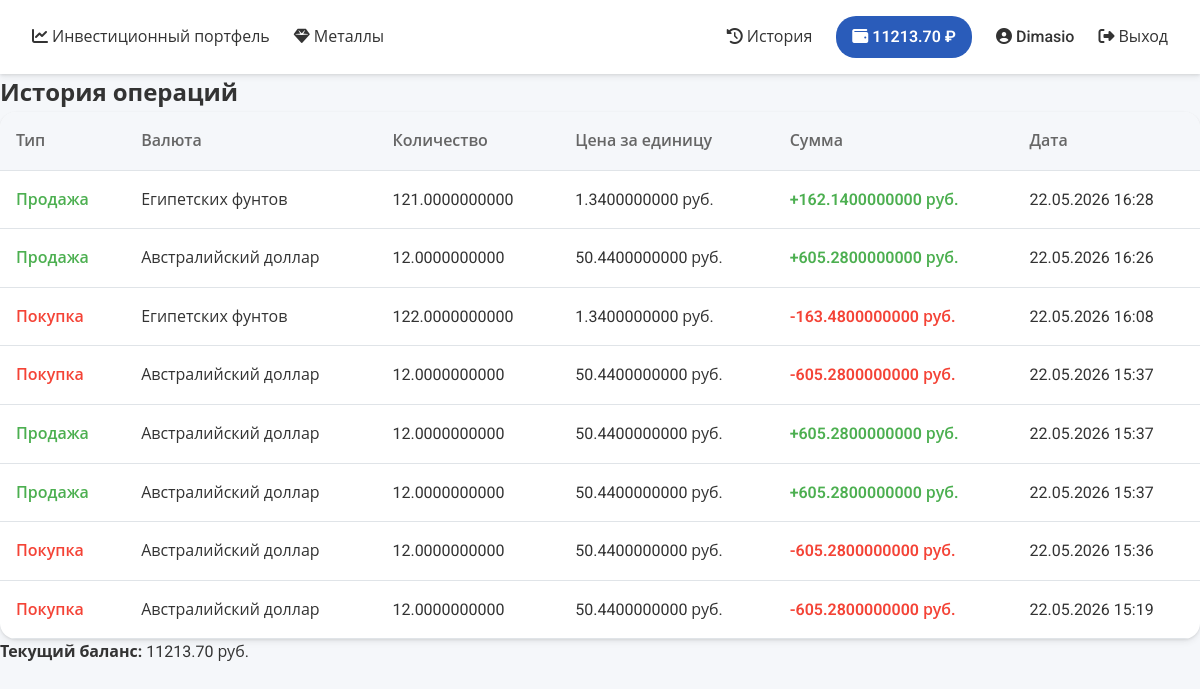
The page /history (signed in) on the database as committed earlier.
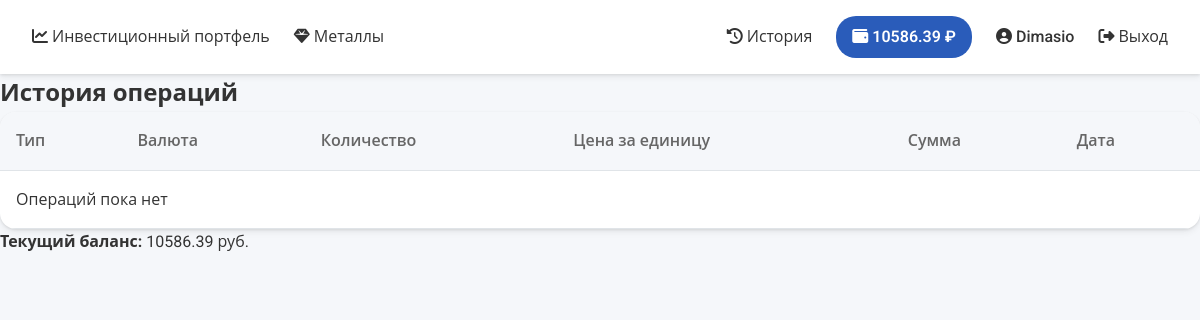
The same page on the database as committed later.
### MainApp/models.py (models this page shows)
class Profile(models.Model):
    user = models.OneToOneField(User, on_delete=models.CASCADE)
    balance = models.DecimalField(max_digits=10, decimal_places=2, default=0.00)

class Transaction(models.Model):
    TRANSACTION_TYPES = [
        ('buy', 'Покупка'),
        ('sell', 'Продажа'),
    ]
    user = models.ForeignKey(settings.AUTH_USER_MODEL, models.CASCADE)
    moneyid = models.CharField(max_length=100)
    money = models.CharField(max_length=200)
    count = models.DecimalField(max_digits=20, decimal_places=10, validators=[validators.MinValueValidator(0.01)], default=1)
    price = models.DecimalField(max_digits=30, decimal_places=10)
    endprice = models.DecimalField(max_digits=30, decimal_places=10)
    transaction_type = models.CharField(max_length=4, choices=TRANSACTION_TYPES)
    created_at = models.DateTimeField(auto_now_add=True)

### MainApp/modules/profile.py (the view)
# urls.py: path('history', profile.History, name='history'),
@login_required(login_url="login/")
def History(request):
    transactions = Transaction.objects.filter(user=request.user).order_by('-created_at')
    profile, _ = Profile.objects.get_or_create(user=request.user)
    return render(request, 'htmls/history.html', {
        'hist': transactions,
        'balance': profile.balance
    })

### MainApp/templates/htmls/history.html
{% extends 'htmls/main.html' %}
{% block content %}
<h2>История операций</h2>
<table class="table">
    <thead>
        <tr>
            <th>Тип</th>
            <th>Валюта</th>
            <th>Количество</th>
            <th>Цена за единицу</th>
            <th>Сумма</th>
            <th>Дата</th>
        </tr>
    </thead>
    <tbody>
        {% for item in hist %}
        <tr>
            <td>
                {% if item.transaction_type == 'buy' %}
                    <span class="text-danger">Покупка</span>
                {% else %}
                    <span class="text-success">Продажа</span>
                {% endif %}
            </td>
            <td>{{ item.money }}</td>
            <td>{{ item.count }}</td>
            <td>{{ item.price }} руб.</td>
            <td>
                {% if item.transaction_type == 'buy' %}
                    <span class="text-danger">-{{ item.endprice }} руб.</span>
                {% else %}
                    <span class="text-success">+{{ item.endprice }} руб.</span>
                {% endif %}
            </td>
            <td>{{ item.created_at|date:"d.m.Y H:i" }}</td>
        </tr>
        {% empty %}
        <tr><td colspan="6">Операций пока нет</td></tr>
        {% endfor %}
    </tbody>
</table>
<p><strong>Текущий баланс:</strong> {{ balance }} руб.</p>
{% endblock %}

### MainApp/templates/htmls/main.html (shortened to what this page needs)
<!DOCTYPE html>
<html lang="ru">
<head>
    {% load static %}
    <link rel="stylesheet" href="{% static 'css/main.css' %}">
    <link rel="stylesheet" href="https://cdnjs.cloudflare.com/ajax/libs/font-awesome/6.4.0/css/all.min.css">
</head>
<header>
    <div>
        <a href="{% url 'home' %}"><i class="fas fa-chart-line"></i> Инвестиционный портфель</a>
        <a href="{% url 'metals' %}"><i class="fas fa-gem"></i> Металлы</a>
    </div>
    <div>
        <a href="{% url 'history' %}"><i class="fas fa-history"></i> История</a>
        {% if user.is_authenticated %}
        <a href="{% url 'balance' %}"><i class="fas fa-wallet"></i> {{ balance|floatformat:2 }} ₽</a>
        <a href="{% url 'profile' %}"><i class="fas fa-user-circle"></i> {{ user.username }}</a>
        <a href="{% url 'logout' %}"><i class="fas fa-sign-out-alt"></i> Выход</a>
        {% else %}
        <a href="{% url 'signup' %}"><i class="fas fa-user-plus"></i> Регистрация</a>
        <a href="{% url 'login' %}"><i class="fas fa-sign-in-alt"></i> Вход</a>
        {% endif %}
    </div>
</header>
<body>
    <main>
        {% block content %}{% endblock %}
    </main>
</body>
</html>

### MainApp/static/css/main.css (style rules this page uses)
:root { --bg-primary: #F5F7FA; --bg-secondary: #FFFFFF; --accent: #2A5CBA; --accent-hover: #1e4a9e; --success: #4CAF50; --danger: #F44336; --text-primary: #333333; --text-secondary: #666666; --border: #E0E4E8; --shadow: 0 4px 6px rgba(0, 0, 0, 0.05), 0 1px 3px rgba(0, 0, 0, 0.1); --shadow-hover: 0 10px 15px -3px rgba(0, 0, 0, 0.1); }
* { margin: 0; padding: 0; box-sizing: border-box; }
body { font-family: 'Roboto', 'Open Sans', sans-serif; background-color: var(--bg-primary); color: var(--text-primary); line-height: 1.6; }
header { background: var(--bg-secondary); box-shadow: var(--shadow); padding: 1rem 2rem; display: flex; justify-content: space-between; align-items: center; position: sticky; top: 0; z-index: 100; }
header div { display: flex; gap: 1.5rem; align-items: center; }
header a { text-decoration: none; color: var(--text-primary); font-weight: 500; transition: color 0.2s ease; }
header a[href*="balance"] { background: var(--accent); color: white; padding: 0.5rem 1rem; border-radius: 20px; font-weight: 600; }
.table { width: 100%; background: var(--bg-secondary); border-radius: 16px; overflow: hidden; box-shadow: var(--shadow); border-collapse: collapse; }
.table thead { background: var(--bg-primary); }
.table th, .table td { padding: 1rem; text-align: left; border-bottom: 1px solid var(--border); }
.table th { font-weight: 600; color: var(--text-secondary); }

Rows that differ between the two databases and show on the page:
removed Transaction: transaction_type "Продажа", money "Египетских фунтов", count "121.0000000000", price "1.3400000000", endprice "162.1400000000", created_at "22.05.2026 16:28"
removed Transaction: transaction_type "Продажа", money "Австралийский доллар", count "12.0000000000", price "50.4400000000", endprice "605.2800000000", created_at "22.05.2026 16:26"
removed Transaction: transaction_type "Покупка", money "Египетских фунтов", count "122.0000000000", price "1.3400000000", endprice "163.4800000000", created_at "22.05.2026 16:08"
removed Transaction: transaction_type "Покупка", money "Австралийский доллар", count "12.0000000000", price "50.4400000000", endprice "605.2800000000", created_at "22.05.2026 15:37"
removed Transaction: transaction_type "Продажа", money "Австралийский доллар", count "12.0000000000", price "50.4400000000", endprice "605.2800000000", created_at "22.05.2026 15:37"
removed Transaction: transaction_type "Продажа", money "Австралийский доллар", count "12.0000000000", price "50.4400000000", endprice "605.2800000000", created_at "22.05.2026 15:37"
removed Transaction: transaction_type "Покупка", money "Австралийский доллар", count "12.0000000000", price "50.4400000000", endprice "605.2800000000", created_at "22.05.2026 15:36"
removed Transaction: transaction_type "Покупка", money "Австралийский доллар", count "12.0000000000", price "50.4400000000", endprice "605.2800000000", created_at "22.05.2026 15:19"
changed Profile: balance "11213.70" → "10586.39"
Other text that changed with them:
text now shown: "Операций пока нет"
